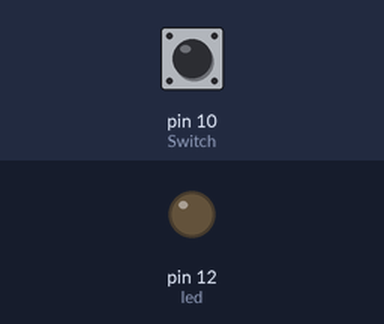
A program run on a simulated Raspberry Pi (header pin numbers). Shown: output pins drawn as LEDs (lit = HIGH). The inputs (shaded band) are chosen by the test bench; at power-on: pin 10 (Switch) LOW. What the program prints to the terminal is not drawn.

Above: at 1.2 s.
1.3 s: pin 10 (Switch) pulled HIGH for 0.15 s
At 1.37 s:
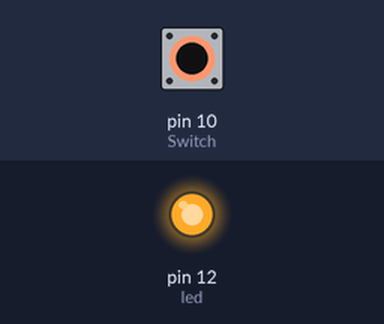
2.9 s: pin 10 (Switch) pulled HIGH for 3.2 s
At 7.3 s:
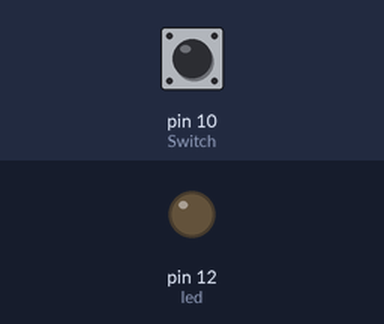
Timing chart, 0 to 8.8 s (numbered marks = the images above; inputs shaded):
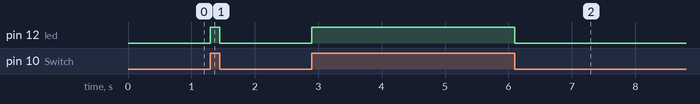

Measured:
- after the input at 1.3 s, pin 12 (led): LOW → HIGH at once, → LOW 0.15 s later
- after the input at 2.9 s, pin 12 (led): LOW → HIGH at once, → LOW 3.2 s later

The program:

switch.py
```python
#switch on -> led on
import RPi.GPIO as GPIO
Switch=10
led=12
GPIO.setwarnings(False)
GPIO.setmode(GPIO.BOARD)

GPIO.setup(Switch, GPIO.IN, pull_up_down=GPIO.PUD_DOWN)
GPIO.setup(led, GPIO.OUT)
while True:
    if GPIO.input(Switch)==GPIO.HIGH:
        GPIO.output(led,GPIO.HIGH)
        print("push & ON")

    else:
        GPIO.output(led,GPIO.LOW)
        print("not push & OFF")
```
